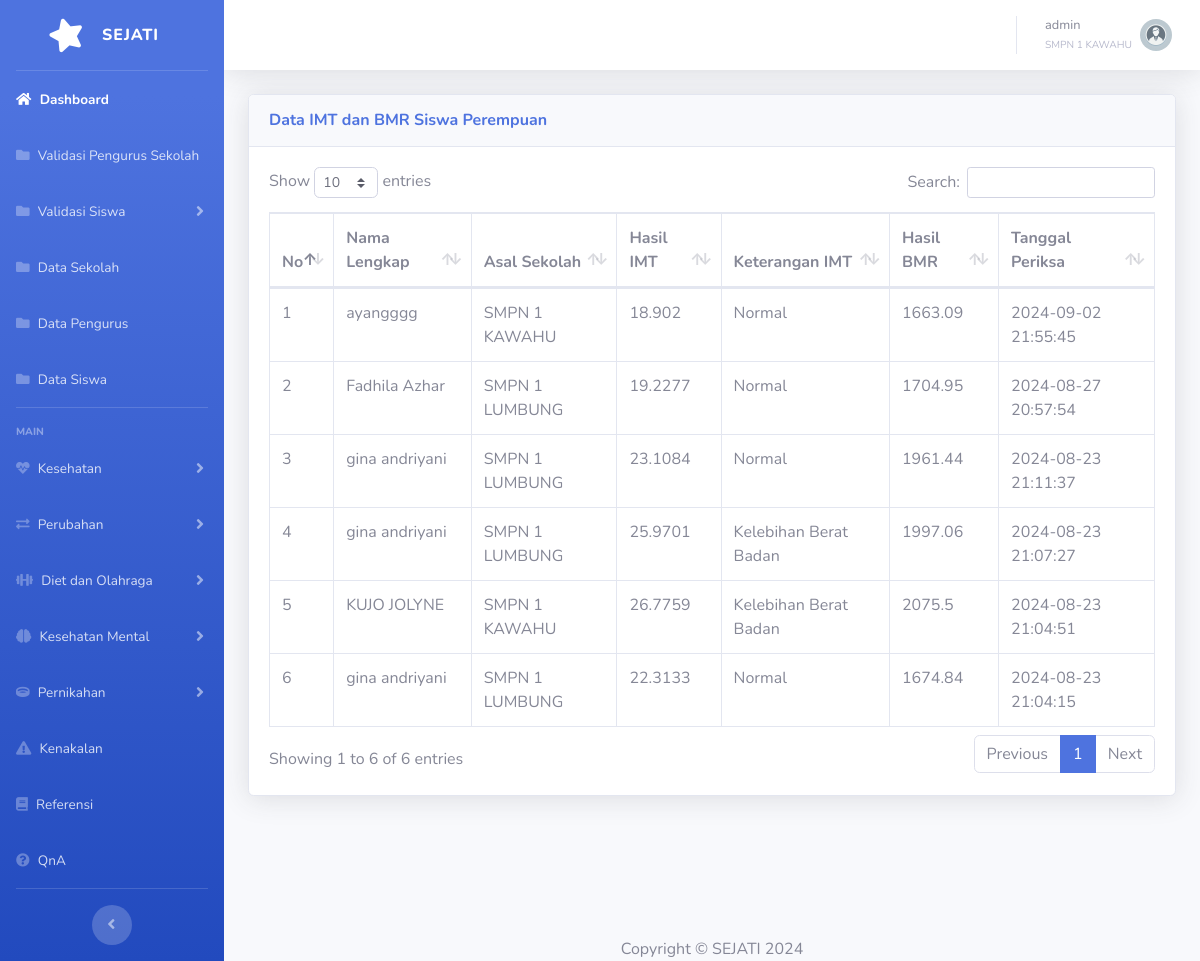
The app's page /dataperiksaperempuan.php (signed in) with its own data.
### tables this page shows
CREATE TABLE `tbsekolah` (
  `idsekolah` int(11) NOT NULL,
  `namasekolah` varchar(100) NOT NULL,
  `alamatsekolah` varchar(255) NOT NULL,
  `notelpsekolah` varchar(15) DEFAULT NULL,
  `kepalasekolah` varchar(50) NOT NULL,
  `namapjsekolah` varchar(50) NOT NULL,
  `notelpj` varchar(15) DEFAULT NULL
);

CREATE TABLE `imtperempuan` (
  `idimtperempuan` int(11) NOT NULL,
  `idsiswa` int(11) DEFAULT NULL,
  `bb` float DEFAULT NULL,
  `tb` float DEFAULT NULL,
  `hasilimtperempuan` float DEFAULT NULL,
  `keterangan` varchar(255) DEFAULT NULL,
  `tglperiksa` datetime DEFAULT NULL
);

CREATE TABLE `tbsiswa` (
  `idsiswa` int(11) NOT NULL,
  `namalengkapsiswa` varchar(255) NOT NULL,
  `nisn` varchar(20) NOT NULL,
  `nik` varchar(20) DEFAULT NULL,
  `tanggallahir` date DEFAULT NULL,
  `namapanggilan` varchar(100) DEFAULT NULL,
  `jeniskelamin` enum('laki-laki','perempuan') NOT NULL,
  `asalsekolah` int(11) DEFAULT NULL,
  `notelp` varchar(15) DEFAULT NULL,
  `alamat` text DEFAULT NULL
);

### dataperiksaperempuan.php (the view)
<?php
include 'header.php';
$iduser = $_SESSION['iduser'];
$role = $_SESSION['role'];
if ($role == 'pengurus') {
    $queryAsalSekolah = "SELECT asalsekolah FROM tbuser WHERE iduser = '$iduser'";
    $resultAsalSekolah = mysqli_query($conn, $queryAsalSekolah);
    $rowAsalSekolah = mysqli_fetch_assoc($resultAsalSekolah);
    $asalsekolahPengurus = $rowAsalSekolah['asalsekolah'];
    $queryIMT_BMR = "SELECT i.idimtperempuan, s.namalengkapsiswa, i.hasilimtperempuan, i.keterangan, i.tglperiksa,
                            (SELECT e.hasil
                             FROM kebutuhanenergiperempuan e
                             WHERE e.idsiswa = i.idsiswa
                               AND e.tglperiksa = i.tglperiksa
                             LIMIT 1) AS hasilBMR,
                            sch.namasekolah
                     FROM imtperempuan i
                     JOIN tbsiswa s ON i.idsiswa = s.idsiswa
                     JOIN tbsekolah sch ON s.asalsekolah = sch.idsekolah
                     WHERE sch.idsekolah = '$asalsekolahPengurus'
                     ORDER BY i.tglperiksa DESC";
} else if ($role == 'admin') {
    $queryIMT_BMR = "SELECT i.idimtperempuan, s.namalengkapsiswa, i.hasilimtperempuan, i.keterangan, i.tglperiksa,
                            (SELECT e.hasil
                             FROM kebutuhanenergiperempuan e
                             WHERE e.idsiswa = i.idsiswa
                               AND e.tglperiksa = i.tglperiksa
                             LIMIT 1) AS hasilBMR,
                            sch.namasekolah
                     FROM imtperempuan i
                     JOIN tbsiswa s ON i.idsiswa = s.idsiswa
                     JOIN tbsekolah sch ON s.asalsekolah = sch.idsekolah
                     ORDER BY i.tglperiksa DESC";
}
$resultIMT_BMR = mysqli_query($conn, $queryIMT_BMR);
?>
<?php include 'sidebar.php';?>
<?php include 'topbar.php';?>
<div class="container-fluid">
    <div class="card shadow mb-4">
        <div class="card-header py-3">
            <h6 class="m-0 font-weight-bold text-primary">Data IMT dan BMR Siswa Perempuan</h6>
        </div>
        <div class="card-body">
            <div class="table-responsive">
                <table class="table table-bordered" id="dataTable" width="100%" cellspacing="0">
                    <thead>
                        <tr>
                            <th>No</th>
                            <th>Nama Lengkap</th>
                            <th>Asal Sekolah</th>
                            <th>Hasil IMT</th>
                            <th>Keterangan IMT</th>
                            <th>Hasil BMR</th>
                            <th>Tanggal Periksa</th>
                        </tr>
                    </thead>
                    <tbody>
                        <?php
                        if (mysqli_num_rows($resultIMT_BMR) > 0) {
                            $no = 1;
                            while ($row = mysqli_fetch_assoc($resultIMT_BMR)) {
                                echo "<tr>
                                        <td>{$no}</td>
                                        <td>{$row['namalengkapsiswa']}</td>
                                        <td>{$row['namasekolah']}</td>
                                        <td>{$row['hasilimtperempuan']}</td>
                                        <td>{$row['keterangan']}</td>
                                        <td>{$row['hasilBMR']}</td>
                                        <td>{$row['tglperiksa']}</td>
                                    </tr>";
                                $no++;
                            }
                        } else {
                            echo "<tr>
                                    <td colspan='7' class='text-center'>Belum ada data yang dimasukkan</td>
                                </tr>";
                        }
                        ?>
                    </tbody>
                </table>
            </div>
        </div>
    </div>
</div>
<?php include 'footer.php';?>

### topbar.php (shortened to what this page needs)
<div id="content-wrapper" class="d-flex flex-column">
    <div id="content">
        <nav class="navbar navbar-expand navbar-light bg-white topbar mb-4 static-top shadow">
            <ul class="navbar-nav ml-auto">
                <li class="nav-item dropdown no-arrow">
                    <a class="nav-link dropdown-toggle" href="#" id="userDropdown" role="button"
                    data-toggle="dropdown" aria-haspopup="true" aria-expanded="false">
                        <span class="mr-2 d-none d-lg-inline text-gray-600 small">
                            <?php echo htmlspecialchars($username); ?><br>
                            <small class="text-gray-500"><?php echo htmlspecialchars($namasekolah); ?></small>
                        </span>
                        <?php
                        if ($role == 'admin') {
                            echo '<img class="img-profile rounded-circle" src="img/admin.webp">';
                        } elseif ($role == 'pengurus') {
                            echo '<img class="img-profile rounded-circle" src="img/pengurus.svg">';
                        } elseif ($role == 'siswa') {
                            echo '<img class="img-profile rounded-circle" src="img/siswa.webp">';
                        } else {
                            echo '<img class="img-profile rounded-circle" src="img/pengurus.svg">';
                        }
                        ?>
                    </a>
                </li>
            </ul>
        </nav>

### header.php (style rules this page uses)
.table-responsive { overflow-x: auto; }

### records on screen
tbsekolah: namasekolah "SMPN 1 KAWAHU"
imtperempuan: idsiswa.namalengkapsiswa "ayangggg", tbsekolah.namasekolah "SMPN 1 KAWAHU", hasilimtperempuan "18.902", keterangan "Normal", hasilBMR "1663.09", tglperiksa "2024-09-02 21:55:45"
imtperempuan: idsiswa.namalengkapsiswa "Fadhila Azhar", tbsekolah.namasekolah "SMPN 1 LUMBUNG", hasilimtperempuan "19.2277", keterangan "Normal", hasilBMR "1704.95", tglperiksa "2024-08-27 20:57:54"
imtperempuan: idsiswa.namalengkapsiswa "gina andriyani", tbsekolah.namasekolah "SMPN 1 LUMBUNG", hasilimtperempuan "23.1084", keterangan "Normal", hasilBMR "1961.44", tglperiksa "2024-08-23 21:11:37"
imtperempuan: idsiswa.namalengkapsiswa "gina andriyani", tbsekolah.namasekolah "SMPN 1 LUMBUNG", hasilimtperempuan "25.9701", keterangan "Kelebihan Berat Badan", hasilBMR "1997.06", tglperiksa "2024-08-23 21:07:27"
imtperempuan: idsiswa.namalengkapsiswa "KUJO JOLYNE", tbsekolah.namasekolah "SMPN 1 KAWAHU", hasilimtperempuan "26.7759", keterangan "Kelebihan Berat Badan", hasilBMR "2075.5", tglperiksa "2024-08-23 21:04:51"
imtperempuan: idsiswa.namalengkapsiswa "gina andriyani", tbsekolah.namasekolah "SMPN 1 LUMBUNG", hasilimtperempuan "22.3133", keterangan "Normal", hasilBMR "1674.84", tglperiksa "2024-08-23 21:04:15"

### other values on screen
$username "admin"
